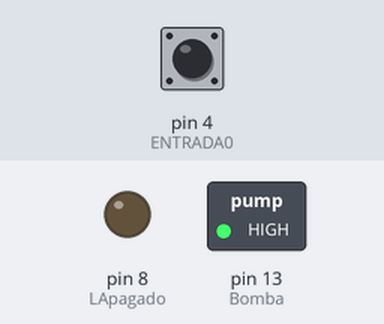
Recording of a sketch running on a simulated Arduino Uno, built with avr-gcc and run on an emulated ATmega328P. Parts: switched loads named in the sketch (green lamp = pin HIGH), output pins drawn as LEDs (lit = HIGH). Inputs (shaded band) come from the test bench; at power-on: pin 4 (ENTRADA0) HIGH. What the sketch prints to the serial monitor is not drawn.

Above: at 1.2 s.
1.3 s: pin 4 (ENTRADA0) pulled LOW for 0.15 s
At 1.39 s:
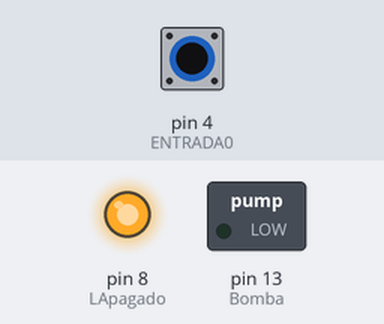
2.9 s: pin 4 (ENTRADA0) pulled LOW for 3.2 s
At 7.3 s:
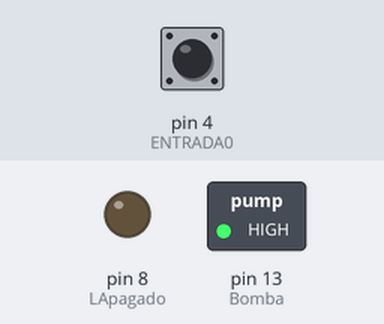
Timing chart, 0 to 8.8 s (numbered marks = the images above; inputs shaded):
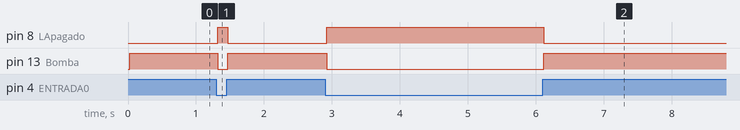

The sketch:

GPIO_IOTotal.ino
```cpp
#include <TimerOne.h>

#define ENTRADA0  4
#define Bomba  13   //led rojo indicando la bomba cargando
#define LApagado  8   //led azul indica que la maquina esta lista para arrancar

int BOMBA = 0;     // estados de las salidas
int LAPAGADO = 0;

enum Estados   {
   Estado_0,
   Estado_1
};
Estados estado = Estado_0;

char flag_mostrar_info = 0;


void setup() {
  Serial.begin(9600);
  Serial.println("Iniciando...");
  pinMode(ENTRADA0, INPUT_PULLUP);
  GPIO_Antirebote_Init();

  pinMode(Bomba, OUTPUT);
  pinMode(LApagado, OUTPUT);
  GPIO_BarridoSalidasInit();

  Timer_Inicializacion();
}

void Timer_Inicializacion(void){
  Timer1.initialize(1000); //1ms
  Timer1.attachInterrupt(Systick_Handler);
 }

char Buf[20];

void loop() {

  ME_Control_Nivel();

//  if(flag_mostrar_info)
//  {
//    flag_mostrar_info = 0;
//
//    sprintf(Buf, "E:%d B:%d L:%d", estado, BOMBA, LAPAGADO);
//    Serial.println(Buf);
//  }
}

void Systick_Handler(void){

    GPIO_Antirebote();
    GPIO_BarridoSalidas();

    static int divisor = 0;
    divisor++;
    if(divisor > 1000)
    {
      divisor = 0;
      flag_mostrar_info = 1;
    }
}


void ME_Control_Nivel(void) {
 switch(estado){
  case Estado_0:
    APAGADO();
    break;

  case Estado_1:
    ENCENDIDO();
    break;

  default:
    estado = Estado_0;
    break;

  }
}

void APAGADO(void) {
//  BOMBA =0;
//  LAPAGADO=1;
    if(digitalRead_Debounce(0)==1){
          estado = Estado_1;
            digitalWrite_OUT(Bomba,1);   //ordenes
  digitalWrite_OUT(LApagado,0);
      }
}

void ENCENDIDO() {
//  BOMBA =1;
//  LAPAGADO=0;
    if(digitalRead_Debounce(0)==0){
          estado = Estado_0;
           digitalWrite_OUT(Bomba,0);   //ordenes
          digitalWrite_OUT(LApagado,1);
      }
}
```

AntiRebote.ino
```cpp
#define CANTIDAD_ESTADOS_ESTABLES 20
#define CANTIDAD_ENTRADAS   1

// Genero una estructura para cada una de las entradas a filtrar
typedef struct
{
  char contador;
  char estadoAnterior;
  char estadoEstable;
}Struct_AntiRebote;

// Declaro un vector de estructuras
Struct_AntiRebote  EntFiltrada[CANTIDAD_ENTRADAS];

// Declaro un vector con las entradas q voy a filtrar
int ENTRADAS_Vector[] = {ENTRADA0};

// Funcion de inicializacion
void GPIO_Antirebote_Init(void)
{
  for(int i = 0 ; i < CANTIDAD_ENTRADAS ; i++)
  {
    EntFiltrada[i].estadoAnterior = 0;
    EntFiltrada[i].contador = 0;
    EntFiltrada[i].estadoEstable = 0;
  }
}

// Funcion de antirebote con multiple entradas
void GPIO_Antirebote(void)
{
  char estadoActual;

  for(int i = 0 ; i < CANTIDAD_ENTRADAS ; i++)
  {
    // Por cada analizo una entrada distinta
    estadoActual = digitalRead(ENTRADAS_Vector[i]);

    // La logica es similar al simple antirebote
    if(EntFiltrada[i].estadoAnterior == estadoActual)
    {
      EntFiltrada[i].contador++;
      if(EntFiltrada[i].contador >= CANTIDAD_ESTADOS_ESTABLES)
      {
        EntFiltrada[i].estadoEstable = estadoActual;
      }
    }
    else
    {
      EntFiltrada[i].contador = 0;
      EntFiltrada[i].estadoAnterior = estadoActual;
    }
  }
}

// Funcion para la lectura del valor estable de cada una de las entradas
char digitalRead_Debounce(int Nro_Entrada)
{
  return EntFiltrada[Nro_Entrada].estadoEstable;
}
```

BarridoSalidas.ino
```cpp
#define CANTIDAD_MAXIMA_SALIDAS   14    // Es el numero de pin mas alto que tenga Arduino
#define SALIDA_SIN_CONFIGURAR     0xff

char salidasEstado[CANTIDAD_MAXIMA_SALIDAS];

// Funcion que se encarga de inicializar la salida
void GPIO_BarridoSalidasInit(void)
{
  for(int i = 0 ; i < CANTIDAD_MAXIMA_SALIDAS ; i++)
  {
    salidasEstado[i] = SALIDA_SIN_CONFIGURAR;
  }
}

// Funcion que setea el estado de una salida
void digitalWrite_OUT(int numPin, int estado)
{
  salidasEstado[numPin] = estado;
}

// Funcion que se debe llamar cada 1ms para realizar el barrido
void GPIO_BarridoSalidas(void)
{
  for(int i = 0 ; i < CANTIDAD_MAXIMA_SALIDAS ; i++)
  {
    GPIO_BarridoSalida(i);
  }
}

void GPIO_BarridoSalida(int index)
{
    switch(salidasEstado[index])
    {
      case 0:
        digitalWrite(index, LOW);
        break;
      case 1:
        digitalWrite(index, HIGH);
        break;
      default:
        break;
    }
}
```

Measured:
- after the input at 1.3 s, pin 8 (LApagado): LOW → HIGH at once, → LOW 0.15 s later; pin 13 (Bomba): HIGH → LOW at once, → HIGH 0.15 s later
- after the input at 2.9 s, pin 8 (LApagado): LOW → HIGH at once, → LOW 3.2 s later; pin 13 (Bomba): HIGH → LOW at once, → HIGH 3.2 s later
